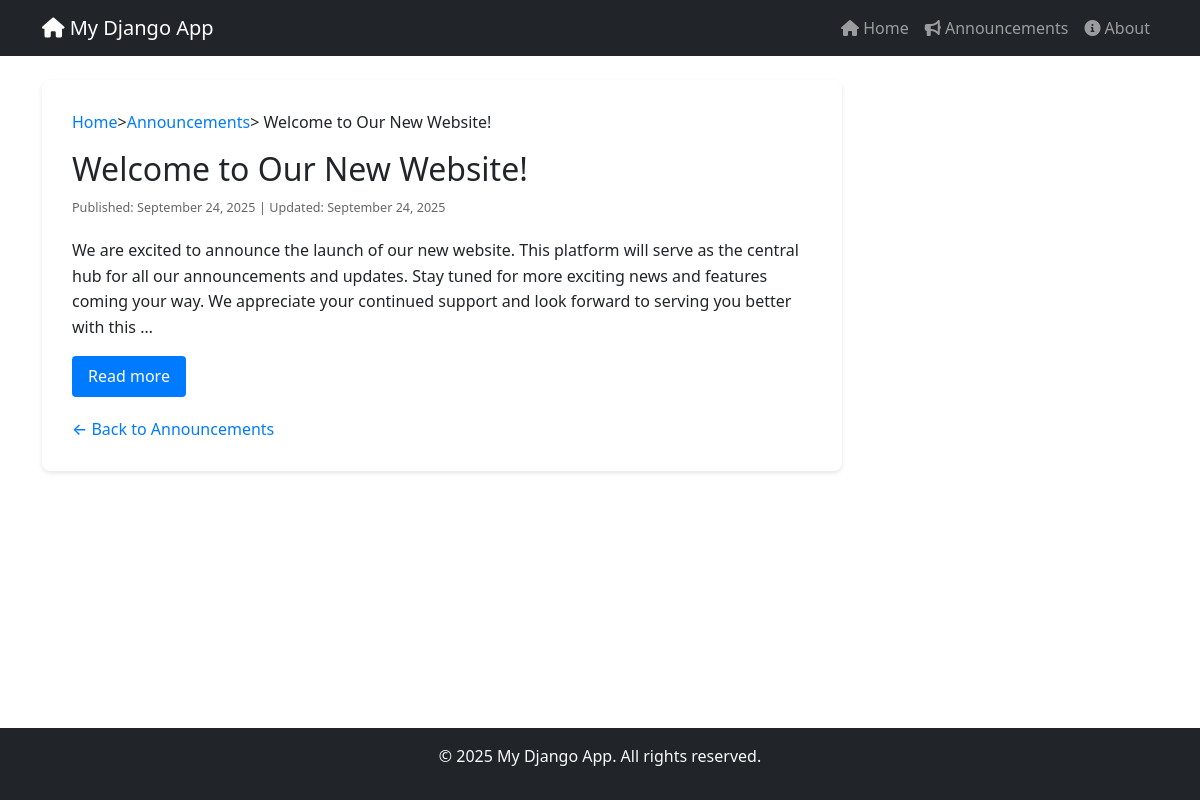
/announcements/1/, run on the app's committed database.
### core/models.py (models this page shows, shortened)
class Announcement(models.Model):
    title = models.CharField(max_length=200)
    content = models.TextField()
    created_at = models.DateTimeField(default=timezone.now)
    updated_at = models.DateTimeField(auto_now=True)
    class Meta:
        ordering = ['-created_at']

### core/views.py (the view)
# urls.py: path('announcements/<int:id>/', views.announcement_detail, name='announcement_detail'),
def announcement_detail(request, id):
  try:
    announcement = get_object_or_404(Announcement, id=id)
    return render(request, 'announcements/detail.html', {
      'title': announcement.title,
      'announcement': announcement
    })
  except Http404:
    return render(request, '404.html', {'title': 'Page Not Found'}, status=404)

### core/templates/announcements/detail.html (shortened to what this page needs)
{% extends 'base.html' %}
{% block content %}
  <div class="announcement-detail">
    <nav class="breadcrumb">
      <a href="{% url 'home' %}">Home</a> &gt;
      <a href="{% url 'announcements_list' %}">Announcements</a> &gt;
      {{ announcement.title }}
    </nav>
    <h2>{{ announcement.title }}</h2>
    <p class="announcement-meta">
      <small>Published: {{ announcement.created_at|date:"F d, Y" }}</small>
      {% if announcement.updated_at != announcement.created_at %}
        <small> | Updated: {{ announcement.updated_at|date:"F d, Y" }}</small>
      {% endif %}
    </p>
    <div class="announcement-content">
      <div id="content-preview" class="content-preview">
        {{ announcement.content|truncatewords:50 }}
      </div>
      <button id="toggle-content" class="toggle-btn" onclick="toggleContent()">Read more</button>
    </div>
    <div class="announcement-actions">
      <a href="{% url 'announcements_list' %}" class="back-link">← Back to Announcements</a>
    </div>
  </div>
{% endblock %}

### core/static/css/style.css (style rules this page uses)
html, body { height: 100%; margin: 0; }
body { font-family: Arial, sans-serif; background: #f9f9f9; color: #333; display: flex; flex-direction: column; }
.announcement-meta { color: #666; font-size: 0.9em; margin-bottom: 10px; }
.announcement-detail { max-width: 800px; background: white; border-radius: 8px; padding: 30px; box-shadow: 0 2px 4px rgba(0, 0, 0, 0.1); }
.breadcrumb { background: none; padding: 0; margin-bottom: 20px; font-size: 0.9em; }
.breadcrumb a { color: #007bff; text-decoration: none; }
.announcement-content { margin: 20px 0; line-height: 1.6; }
.toggle-btn { background: #007bff; color: white; border: none; padding: 8px 16px; border-radius: 4px; cursor: pointer; margin-top: 15px; transition: background-color 0.3s ease; }
.back-link { color: #007bff; text-decoration: none; font-weight: 500; }

### data on the page
Announcement: title "Welcome to Our New Website!", created_at "September 24, 2025", updated_at "September 24, 2025", content "We are excited to announce the launch of our new website. This platform will serve as the central hub for all our announcements and updates. Stay tuned for more exciting news and features coming your way. We appreciate your continued support and look forward to serving you better with this …"
